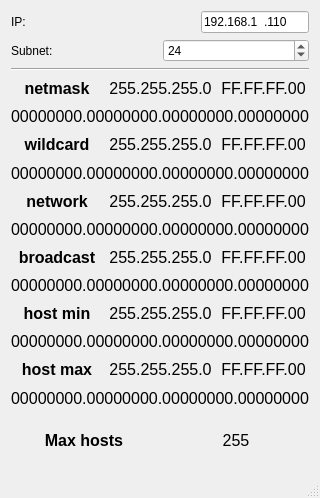
<?xml version="1.0" encoding="UTF-8"?>
<ui version="4.0">
 <class>MainWindow</class>
 <widget class="QMainWindow" name="MainWindow">
  <property name="geometry">
   <rect>
    <x>0</x>
    <y>0</y>
    <width>313</width>
    <height>498</height>
   </rect>
  </property>
  <property name="sizePolicy">
   <sizepolicy hsizetype="Fixed" vsizetype="Fixed">
    <horstretch>0</horstretch>
    <verstretch>0</verstretch>
   </sizepolicy>
  </property>
  <property name="windowTitle">
   <string>Subnet Calculator</string>
  </property>
  <widget class="QWidget" name="centralWidget">
   <layout class="QVBoxLayout" name="verticalLayout_9">
    <item>
     <layout class="QVBoxLayout" name="verticalLayout_2">
      <item>
       <layout class="QHBoxLayout" name="horizontalLayout_3">
        <item>
         <widget class="QLabel" name="label">
          <property name="text">
           <string>IP:</string>
          </property>
         </widget>
        </item>
        <item>
         <widget class="QLineEdit" name="txtStartIP">
          <property name="sizePolicy">
           <sizepolicy hsizetype="Fixed" vsizetype="Fixed">
            <horstretch>0</horstretch>
            <verstretch>0</verstretch>
           </sizepolicy>
          </property>
          <property name="inputMask">
           <string>000.000.000.000; </string>
          </property>
          <property name="text">
           <string>192.168.1.110</string>
          </property>
         </widget>
        </item>
       </layout>
      </item>
      <item>
       <layout class="QHBoxLayout" name="horizontalLayout_2">
        <item>
         <widget class="QLabel" name="label_2">
          <property name="text">
           <string>Subnet:</string>
          </property>
         </widget>
        </item>
        <item>
         <widget class="QSpinBox" name="spbSubnet">
          <property name="sizePolicy">
           <sizepolicy hsizetype="Minimum" vsizetype="Fixed">
            <horstretch>0</horstretch>
            <verstretch>0</verstretch>
           </sizepolicy>
          </property>
          <property name="maximum">
           <number>32</number>
          </property>
          <property name="value">
           <number>24</number>
          </property>
         </widget>
        </item>
       </layout>
      </item>
     </layout>
    </item>
    <item>
     <widget class="Line" name="line">
      <property name="orientation">
       <enum>Qt::Horizontal</enum>
      </property>
     </widget>
    </item>
    <item>
     <layout class="QVBoxLayout" name="verticalLayout_8">
      <item>
       <layout class="QVBoxLayout" name="verticalLayout">
        <item>
         <layout class="QHBoxLayout" name="horizontalLayout">
          <item>
           <widget class="QLabel" name="label_3">
            <property name="font">
             <font>
              <pointsize>12</pointsize>
              <weight>75</weight>
              <bold>true</bold>
             </font>
            </property>
            <property name="text">
             <string>netmask</string>
            </property>
            <property name="alignment">
             <set>Qt::AlignCenter</set>
            </property>
           </widget>
          </item>
          <item>
           <widget class="QLabel" name="lblNetmaskDec">
            <property name="font">
             <font>
              <pointsize>12</pointsize>
             </font>
            </property>
            <property name="text">
             <string>255.255.255.0</string>
            </property>
            <property name="alignment">
             <set>Qt::AlignCenter</set>
            </property>
           </widget>
          </item>
          <item>
           <widget class="QLabel" name="lblNetmaskHex">
            <property name="font">
             <font>
              <pointsize>12</pointsize>
             </font>
            </property>
            <property name="text">
             <string>FF.FF.FF.00</string>
            </property>
            <property name="alignment">
             <set>Qt::AlignCenter</set>
            </property>
           </widget>
          </item>
         </layout>
        </item>
        <item>
         <widget class="QLabel" name="lblNetmaskBin">
          <property name="font">
           <font>
            <pointsize>12</pointsize>
           </font>
          </property>
          <property name="text">
           <string>00000000.00000000.00000000.00000000</string>
          </property>
          <property name="alignment">
           <set>Qt::AlignCenter</set>
          </property>
         </widget>
        </item>
       </layout>
      </item>
      <item>
       <layout class="QVBoxLayout" name="verticalLayout_3">
        <item>
         <layout class="QHBoxLayout" name="horizontalLayout_5">
          <item>
           <widget class="QLabel" name="label_8">
            <property name="font">
             <font>
              <pointsize>12</pointsize>
              <weight>75</weight>
              <bold>true</bold>
             </font>
            </property>
            <property name="text">
             <string>wildcard</string>
            </property>
            <property name="alignment">
             <set>Qt::AlignCenter</set>
            </property>
           </widget>
          </item>
          <item>
           <widget class="QLabel" name="lblWildcardDec">
            <property name="font">
             <font>
              <pointsize>12</pointsize>
             </font>
            </property>
            <property name="text">
             <string>255.255.255.0</string>
            </property>
            <property name="alignment">
             <set>Qt::AlignCenter</set>
            </property>
           </widget>
          </item>
          <item>
           <widget class="QLabel" name="lblWildcardHex">
            <property name="font">
             <font>
              <pointsize>12</pointsize>
             </font>
            </property>
            <property name="text">
             <string>FF.FF.FF.00</string>
            </property>
            <property name="alignment">
             <set>Qt::AlignCenter</set>
            </property>
           </widget>
          </item>
         </layout>
        </item>
        <item>
         <widget class="QLabel" name="lblWildcardBin">
          <property name="font">
           <font>
            <pointsize>12</pointsize>
           </font>
          </property>
          <property name="text">
           <string>00000000.00000000.00000000.00000000</string>
          </property>
          <property name="alignment">
           <set>Qt::AlignCenter</set>
          </property>
         </widget>
        </item>
       </layout>
      </item>
      <item>
       <layout class="QVBoxLayout" name="verticalLayout_4">
        <item>
         <layout class="QHBoxLayout" name="horizontalLayout_6">
          <item>
           <widget class="QLabel" name="label_12">
            <property name="font">
             <font>
              <pointsize>12</pointsize>
              <weight>75</weight>
              <bold>true</bold>
             </font>
            </property>
            <property name="text">
             <string>network</string>
            </property>
            <property name="alignment">
             <set>Qt::AlignCenter</set>
            </property>
           </widget>
          </item>
          <item>
           <widget class="QLabel" name="lblNetworkDec">
            <property name="font">
             <font>
              <pointsize>12</pointsize>
             </font>
            </property>
            <property name="text">
             <string>255.255.255.0</string>
            </property>
            <property name="alignment">
             <set>Qt::AlignCenter</set>
            </property>
           </widget>
          </item>
          <item>
           <widget class="QLabel" name="lblNetworkHex">
            <property name="font">
             <font>
              <pointsize>12</pointsize>
             </font>
            </property>
            <property name="text">
             <string>FF.FF.FF.00</string>
            </property>
            <property name="alignment">
             <set>Qt::AlignCenter</set>
            </property>
           </widget>
          </item>
         </layout>
        </item>
        <item>
         <widget class="QLabel" name="lblNetworkBin">
          <property name="font">
           <font>
            <pointsize>12</pointsize>
           </font>
          </property>
          <property name="text">
           <string>00000000.00000000.00000000.00000000</string>
          </property>
          <property name="alignment">
           <set>Qt::AlignCenter</set>
          </property>
         </widget>
        </item>
       </layout>
      </item>
      <item>
       <layout class="QVBoxLayout" name="verticalLayout_5">
        <item>
         <layout class="QHBoxLayout" name="horizontalLayout_7">
          <item>
           <widget class="QLabel" name="label_16">
            <property name="font">
             <font>
              <pointsize>12</pointsize>
              <weight>75</weight>
              <bold>true</bold>
             </font>
            </property>
            <property name="text">
             <string>broadcast</string>
            </property>
            <property name="alignment">
             <set>Qt::AlignCenter</set>
            </property>
           </widget>
          </item>
          <item>
           <widget class="QLabel" name="lblBroadcastDec">
            <property name="font">
             <font>
              <pointsize>12</pointsize>
             </font>
            </property>
            <property name="text">
             <string>255.255.255.0</string>
            </property>
            <property name="alignment">
             <set>Qt::AlignCenter</set>
            </property>
           </widget>
          </item>
          <item>
           <widget class="QLabel" name="lblBroadcastHex">
            <property name="font">
             <font>
              <pointsize>12</pointsize>
             </font>
            </property>
            <property name="text">
             <string>FF.FF.FF.00</string>
            </property>
            <property name="alignment">
             <set>Qt::AlignCenter</set>
            </property>
           </widget>
          </item>
         </layout>
        </item>
        <item>
         <widget class="QLabel" name="lblBroadcastBin">
          <property name="font">
           <font>
            <pointsize>12</pointsize>
           </font>
          </property>
          <property name="text">
           <string>00000000.00000000.00000000.00000000</string>
          </property>
          <property name="alignment">
           <set>Qt::AlignCenter</set>
          </property>
         </widget>
        </item>
       </layout>
      </item>
      <item>
       <layout class="QVBoxLayout" name="verticalLayout_6">
        <item>
         <layout class="QHBoxLayout" name="horizontalLayout_8">
          <item>
           <widget class="QLabel" name="label_20">
            <property name="font">
             <font>
              <pointsize>12</pointsize>
              <weight>75</weight>
              <bold>true</bold>
             </font>
            </property>
            <property name="text">
             <string>host min</string>
            </property>
            <property name="alignment">
             <set>Qt::AlignCenter</set>
            </property>
           </widget>
          </item>
          <item>
           <widget class="QLabel" name="lblHostminDec">
            <property name="font">
             <font>
              <pointsize>12</pointsize>
             </font>
            </property>
            <property name="text">
             <string>255.255.255.0</string>
            </property>
            <property name="alignment">
             <set>Qt::AlignCenter</set>
            </property>
           </widget>
          </item>
          <item>
           <widget class="QLabel" name="lblHostminHex">
            <property name="font">
             <font>
              <pointsize>12</pointsize>
             </font>
            </property>
            <property name="text">
             <string>FF.FF.FF.00</string>
            </property>
            <property name="alignment">
             <set>Qt::AlignCenter</set>
            </property>
           </widget>
          </item>
         </layout>
        </item>
        <item>
         <widget class="QLabel" name="lblHostminBin">
          <property name="font">
           <font>
            <pointsize>12</pointsize>
           </font>
          </property>
          <property name="text">
           <string>00000000.00000000.00000000.00000000</string>
          </property>
          <property name="alignment">
           <set>Qt::AlignCenter</set>
          </property>
         </widget>
        </item>
       </layout>
      </item>
      <item>
       <layout class="QVBoxLayout" name="verticalLayout_7">
        <item>
         <layout class="QHBoxLayout" name="horizontalLayout_9">
          <item>
           <widget class="QLabel" name="label_24">
            <property name="font">
             <font>
              <pointsize>12</pointsize>
              <weight>75</weight>
              <bold>true</bold>
             </font>
            </property>
            <property name="text">
             <string>host max</string>
            </property>
            <property name="alignment">
             <set>Qt::AlignCenter</set>
            </property>
           </widget>
          </item>
          <item>
           <widget class="QLabel" name="lblHostmaxDec">
            <property name="font">
             <font>
              <pointsize>12</pointsize>
             </font>
            </property>
            <property name="text">
             <string>255.255.255.0</string>
            </property>
            <property name="alignment">
             <set>Qt::AlignCenter</set>
            </property>
           </widget>
          </item>
          <item>
           <widget class="QLabel" name="lblHostmaxHex">
            <property name="font">
             <font>
              <pointsize>12</pointsize>
             </font>
            </property>
            <property name="text">
             <string>FF.FF.FF.00</string>
            </property>
            <property name="alignment">
             <set>Qt::AlignCenter</set>
            </property>
           </widget>
          </item>
         </layout>
        </item>
        <item>
         <widget class="QLabel" name="lblHostmaxBin">
          <property name="font">
           <font>
            <pointsize>12</pointsize>
           </font>
          </property>
          <property name="text">
           <string>00000000.00000000.00000000.00000000</string>
          </property>
          <property name="alignment">
           <set>Qt::AlignCenter</set>
          </property>
         </widget>
        </item>
       </layout>
      </item>
      <item>
       <layout class="QHBoxLayout" name="horizontalLayout_10">
        <item>
         <widget class="QLabel" name="label_28">
          <property name="font">
           <font>
            <pointsize>12</pointsize>
            <weight>75</weight>
            <bold>true</bold>
           </font>
          </property>
          <property name="text">
           <string>Max hosts</string>
          </property>
          <property name="alignment">
           <set>Qt::AlignCenter</set>
          </property>
         </widget>
        </item>
        <item>
         <widget class="QLabel" name="lblMaxHosts">
          <property name="font">
           <font>
            <pointsize>12</pointsize>
           </font>
          </property>
          <property name="text">
           <string>255</string>
          </property>
          <property name="alignment">
           <set>Qt::AlignCenter</set>
          </property>
         </widget>
        </item>
       </layout>
      </item>
     </layout>
    </item>
   </layout>
  </widget>
  <widget class="QMenuBar" name="menuBar">
   <property name="geometry">
    <rect>
     <x>0</x>
     <y>0</y>
     <width>313</width>
     <height>22</height>
    </rect>
   </property>
  </widget>
  <widget class="QStatusBar" name="statusBar"/>
  <action name="actionAbout">
   <property name="text">
    <string>About</string>
   </property>
  </action>
 </widget>
 <layoutdefault spacing="6" margin="11"/>
 <resources/>
 <connections/>
</ui>
